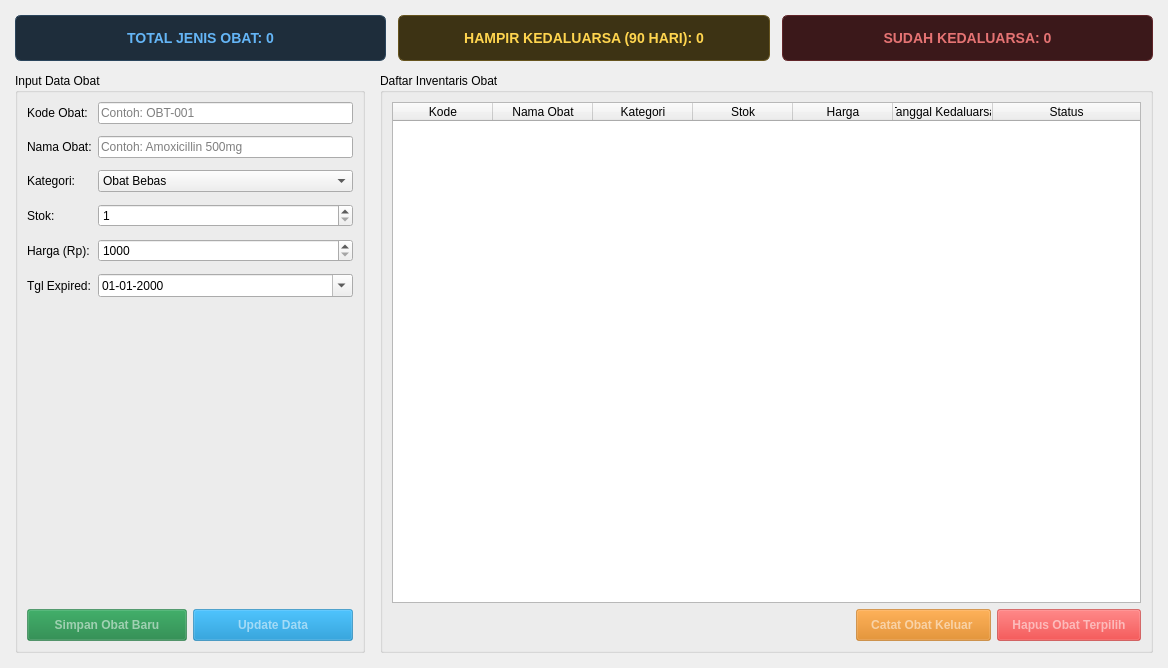
<?xml version="1.0" encoding="UTF-8"?>
<ui version="4.0">
 <class>MainWindow</class>
 <widget class="QMainWindow" name="MainWindow">
  <property name="geometry">
   <rect>
    <x>0</x>
    <y>0</y>
    <width>1168</width>
    <height>668</height>
   </rect>
  </property>
  <property name="windowTitle">
   <string>Apotek Sehat - Sistem Manajemen Inventaris &amp; Kedaluwarsa</string>
  </property>
  <widget class="QWidget" name="centralwidget">
   <layout class="QVBoxLayout" name="verticalLayoutMain">
    <property name="spacing">
     <number>12</number>
    </property>
    <property name="leftMargin">
     <number>15</number>
    </property>
    <property name="topMargin">
     <number>15</number>
    </property>
    <property name="rightMargin">
     <number>15</number>
    </property>
    <property name="bottomMargin">
     <number>15</number>
    </property>
    <item>
     <layout class="QHBoxLayout" name="horizontalLayoutCards">
      <property name="spacing">
       <number>12</number>
      </property>
      <item>
       <widget class="QLabel" name="lblTotalObat">
        <property name="styleSheet">
         <string notr="true">background-color: #1e2d3b; color: #64b5f6; border: 1px solid #2b455c; border-radius: 6px; padding: 14px; font-size: 14px; font-weight: bold;</string>
        </property>
        <property name="text">
         <string>TOTAL JENIS OBAT: 0</string>
        </property>
        <property name="alignment">
         <set>Qt::AlignmentFlag::AlignCenter</set>
        </property>
       </widget>
      </item>
      <item>
       <widget class="QLabel" name="lblHampirExpired">
        <property name="styleSheet">
         <string notr="true">background-color: #3d3314; color: #ffd54f; border: 1px solid #66541e; border-radius: 6px; padding: 14px; font-size: 14px; font-weight: bold;</string>
        </property>
        <property name="text">
         <string>HAMPIR KEDALUARSA (90 HARI): 0</string>
        </property>
        <property name="alignment">
         <set>Qt::AlignmentFlag::AlignCenter</set>
        </property>
       </widget>
      </item>
      <item>
       <widget class="QLabel" name="lblSudahExpired">
        <property name="styleSheet">
         <string notr="true">background-color: #3b181a; color: #e57373; border: 1px solid #612529; border-radius: 6px; padding: 14px; font-size: 14px; font-weight: bold;</string>
        </property>
        <property name="text">
         <string>SUDAH KEDALUARSA: 0</string>
        </property>
        <property name="alignment">
         <set>Qt::AlignmentFlag::AlignCenter</set>
        </property>
       </widget>
      </item>
     </layout>
    </item>
    <item>
     <layout class="QHBoxLayout" name="horizontalLayoutContent">
      <property name="spacing">
       <number>15</number>
      </property>
      <item>
       <widget class="QGroupBox" name="groupForm">
        <property name="minimumSize">
         <size>
          <width>330</width>
          <height>0</height>
         </size>
        </property>
        <property name="maximumSize">
         <size>
          <width>350</width>
          <height>16777215</height>
         </size>
        </property>
        <property name="title">
         <string>Input Data Obat</string>
        </property>
        <layout class="QVBoxLayout" name="verticalLayoutForm">
         <item>
          <layout class="QFormLayout" name="formLayoutInput">
           <property name="verticalSpacing">
            <number>12</number>
           </property>
           <item row="0" column="0">
            <widget class="QLabel" name="lblKode">
             <property name="text">
              <string>Kode Obat:</string>
             </property>
            </widget>
           </item>
           <item row="0" column="1">
            <widget class="QLineEdit" name="inputKode">
             <property name="placeholderText">
              <string>Contoh: OBT-001</string>
             </property>
            </widget>
           </item>
           <item row="1" column="0">
            <widget class="QLabel" name="lblNama">
             <property name="text">
              <string>Nama Obat:</string>
             </property>
            </widget>
           </item>
           <item row="1" column="1">
            <widget class="QLineEdit" name="inputNama">
             <property name="placeholderText">
              <string>Contoh: Amoxicillin 500mg</string>
             </property>
            </widget>
           </item>
           <item row="2" column="0">
            <widget class="QLabel" name="lblKategori">
             <property name="text">
              <string>Kategori:</string>
             </property>
            </widget>
           </item>
           <item row="2" column="1">
            <widget class="QComboBox" name="inputKategori">
             <item>
              <property name="text">
               <string>Obat Bebas</string>
              </property>
             </item>
             <item>
              <property name="text">
               <string>Obat Bebas Terbatas</string>
              </property>
             </item>
             <item>
              <property name="text">
               <string>Obat Keras</string>
              </property>
             </item>
             <item>
              <property name="text">
               <string>Sirup</string>
              </property>
             </item>
            </widget>
           </item>
           <item row="3" column="0">
            <widget class="QLabel" name="lblStok">
             <property name="text">
              <string>Stok:</string>
             </property>
            </widget>
           </item>
           <item row="3" column="1">
            <widget class="QSpinBox" name="inputStok">
             <property name="minimum">
              <number>1</number>
             </property>
             <property name="maximum">
              <number>100000</number>
             </property>
            </widget>
           </item>
           <item row="4" column="0">
            <widget class="QLabel" name="lblHarga">
             <property name="text">
              <string>Harga (Rp):</string>
             </property>
            </widget>
           </item>
           <item row="4" column="1">
            <widget class="QSpinBox" name="inputHarga">
             <property name="minimum">
              <number>1000</number>
             </property>
             <property name="maximum">
              <number>10000000</number>
             </property>
             <property name="singleStep">
              <number>500</number>
             </property>
            </widget>
           </item>
           <item row="5" column="0">
            <widget class="QLabel" name="lblExpired">
             <property name="text">
              <string>Tgl Expired:</string>
             </property>
            </widget>
           </item>
           <item row="5" column="1">
            <widget class="QDateEdit" name="inputExpired">
             <property name="displayFormat">
              <string>dd-MM-yyyy</string>
             </property>
             <property name="calendarPopup">
              <bool>true</bool>
             </property>
            </widget>
           </item>
          </layout>
         </item>
         <item>
          <spacer name="verticalSpacerForm">
           <property name="orientation">
            <enum>Qt::Orientation::Vertical</enum>
           </property>
           <property name="sizeHint" stdset="0">
            <size>
             <width>20</width>
             <height>40</height>
            </size>
           </property>
          </spacer>
         </item>
         <item>
          <layout class="QHBoxLayout" name="horizontalLayoutFormButtons">
           <item>
            <widget class="QPushButton" name="btnItemSave">
             <property name="enabled">
              <bool>false</bool>
             </property>
             <property name="cursor">
              <cursorShape>PointingHandCursor</cursorShape>
             </property>
             <property name="styleSheet">
              <string notr="true">QPushButton{background-color: #15803d; color: white; padding: 8px; font-weight: bold;}

QPushButton:hover{
background-color:#166534;
}

QPushButton:pressed{
background-color:#14532d;
}

QPushButton:disabled{
    background-color: rgba(21, 128, 61, 0.5);
    color: rgba(255, 255, 255, 130);
}</string>
             </property>
             <property name="text">
              <string>Simpan Obat Baru</string>
             </property>
            </widget>
           </item>
           <item>
            <widget class="QPushButton" name="btnItemUpdate">
             <property name="enabled">
              <bool>false</bool>
             </property>
             <property name="cursor">
              <cursorShape>PointingHandCursor</cursorShape>
             </property>
             <property name="styleSheet">
              <string notr="true">QPushButton{background-color: #0284c7; color: white; padding: 8px; font-weight: bold;}

QPushButton:hover{
background-color:#0369a1;
}

QPushButton:pressed{
background-color:#075985;
}

QPushButton:disabled{
    background-color: rgba(2, 132, 199, 0.5);
    color: rgba(255, 255, 255, 130);
}</string>
             </property>
             <property name="text">
              <string>Update Data</string>
             </property>
            </widget>
           </item>
          </layout>
         </item>
        </layout>
       </widget>
      </item>
      <item>
       <widget class="QGroupBox" name="groupTabel">
        <property name="title">
         <string>Daftar Inventaris Obat</string>
        </property>
        <layout class="QVBoxLayout" name="verticalLayoutTabel">
         <item>
          <widget class="QTableWidget" name="tabelObat">
           <property name="editTriggers">
            <set>QAbstractItemView::EditTrigger::NoEditTriggers</set>
           </property>
           <property name="selectionBehavior">
            <enum>QAbstractItemView::SelectionBehavior::SelectRows</enum>
           </property>
           <attribute name="horizontalHeaderStretchLastSection">
            <bool>true</bool>
           </attribute>
           <column>
            <property name="text">
             <string>Kode</string>
            </property>
           </column>
           <column>
            <property name="text">
             <string>Nama Obat</string>
            </property>
           </column>
           <column>
            <property name="text">
             <string>Kategori</string>
            </property>
           </column>
           <column>
            <property name="text">
             <string>Stok</string>
            </property>
           </column>
           <column>
            <property name="text">
             <string>Harga</string>
            </property>
           </column>
           <column>
            <property name="text">
             <string>Tanggal Kedaluarsa</string>
            </property>
           </column>
           <column>
            <property name="text">
             <string>Status</string>
            </property>
           </column>
          </widget>
         </item>
         <item>
          <layout class="QHBoxLayout" name="horizontalLayoutActions">
           <item>
            <spacer name="horizontalSpacerActions">
             <property name="orientation">
              <enum>Qt::Orientation::Horizontal</enum>
             </property>
             <property name="sizeHint" stdset="0">
              <size>
               <width>40</width>
               <height>20</height>
              </size>
             </property>
            </spacer>
           </item>
           <item>
            <widget class="QPushButton" name="btnItemOut">
             <property name="enabled">
              <bool>false</bool>
             </property>
             <property name="cursor">
              <cursorShape>PointingHandCursor</cursorShape>
             </property>
             <property name="styleSheet">
              <string notr="true">QPushButton{background-color: #d97706; color: white; padding: 8px 14px; font-weight: bold;}

QPushButton:hover{
background-color:#b45309;
}

QPushButton:pressed{
background-color:#92400e;
}

QPushButton:disabled{
    background-color: rgba(217, 119, 6, 0.5);
    color: rgba(255, 255, 255, 130);
}</string>
             </property>
             <property name="text">
              <string>Catat Obat Keluar </string>
             </property>
            </widget>
           </item>
           <item>
            <widget class="QPushButton" name="btnItemRemove">
             <property name="enabled">
              <bool>false</bool>
             </property>
             <property name="cursor">
              <cursorShape>PointingHandCursor</cursorShape>
             </property>
             <property name="styleSheet">
              <string notr="true">QPushButton{background-color: #dc2626; color: white; padding: 8px 14px; font-weight: bold;}

QPushButton:hover{
background-color:#b91c1c	;
}

QPushButton:pressed{
background-color:#991b1b;
}

QPushButton:disabled{
    background-color: rgba(220, 38, 38, 0.5);
    color: rgba(255, 255, 255, 130);
}</string>
             </property>
             <property name="text">
              <string>Hapus Obat Terpilih</string>
             </property>
            </widget>
           </item>
          </layout>
         </item>
        </layout>
       </widget>
      </item>
     </layout>
    </item>
   </layout>
  </widget>
 </widget>
 <resources/>
 <connections/>
</ui>
